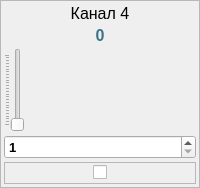
                 <widget class="QFrame" name="frPwr4">
                  <property name="minimumSize">
                   <size>
                    <width>80</width>
                    <height>0</height>
                   </size>
                  </property>
                  <property name="frameShape">
                   <enum>QFrame::StyledPanel</enum>
                  </property>
                  <property name="frameShadow">
                   <enum>QFrame::Raised</enum>
                  </property>
                  <layout class="QVBoxLayout" name="verticalLayout_9">
                   <property name="spacing">
                    <number>3</number>
                   </property>
                   <property name="leftMargin">
                    <number>3</number>
                   </property>
                   <property name="topMargin">
                    <number>3</number>
                   </property>
                   <property name="rightMargin">
                    <number>3</number>
                   </property>
                   <property name="bottomMargin">
                    <number>3</number>
                   </property>
                   <item>
                    <widget class="QLabel" name="lblTitlePwr4">
                     <property name="font">
                      <font>
                       <pointsize>12</pointsize>
                      </font>
                     </property>
                     <property name="text">
                      <string>Канал 4</string>
                     </property>
                     <property name="alignment">
                      <set>Qt::AlignCenter</set>
                     </property>
                    </widget>
                   </item>
                   <item>
                    <widget class="QLabel" name="lblValuePwr4">
                     <property name="palette">
                      <palette>
                       <active>
                        <colorrole role="WindowText">
                         <brush brushstyle="SolidPattern">
                          <color alpha="255">
                           <red>60</red>
                           <green>115</green>
                           <blue>138</blue>
                          </color>
                         </brush>
                        </colorrole>
                        <colorrole role="Text">
                         <brush brushstyle="SolidPattern">
                          <color alpha="255">
                           <red>10</red>
                           <green>121</green>
                           <blue>131</blue>
                          </color>
                         </brush>
                        </colorrole>
                       </active>
                       <inactive>
                        <colorrole role="WindowText">
                         <brush brushstyle="SolidPattern">
                          <color alpha="255">
                           <red>60</red>
                           <green>115</green>
                           <blue>138</blue>
                          </color>
                         </brush>
                        </colorrole>
                        <colorrole role="Text">
                         <brush brushstyle="SolidPattern">
                          <color alpha="255">
                           <red>10</red>
                           <green>121</green>
                           <blue>131</blue>
                          </color>
                         </brush>
                        </colorrole>
                       </inactive>
                       <disabled>
                        <colorrole role="WindowText">
                         <brush brushstyle="SolidPattern">
                          <color alpha="255">
                           <red>120</red>
                           <green>120</green>
                           <blue>120</blue>
                          </color>
                         </brush>
                        </colorrole>
                        <colorrole role="Text">
                         <brush brushstyle="SolidPattern">
                          <color alpha="255">
                           <red>120</red>
                           <green>120</green>
                           <blue>120</blue>
                          </color>
                         </brush>
                        </colorrole>
                       </disabled>
                      </palette>
                     </property>
                     <property name="font">
                      <font>
                       <pointsize>12</pointsize>
                       <weight>75</weight>
                       <bold>true</bold>
                      </font>
                     </property>
                     <property name="text">
                      <string>0</string>
                     </property>
                     <property name="alignment">
                      <set>Qt::AlignCenter</set>
                     </property>
                    </widget>
                   </item>
                   <item>
                    <widget class="QSlider" name="sldPwr4">
                     <property name="minimum">
                      <number>1</number>
                     </property>
                     <property name="maximum">
                      <number>250</number>
                     </property>
                     <property name="orientation">
                      <enum>Qt::Vertical</enum>
                     </property>
                     <property name="tickPosition">
                      <enum>QSlider::TicksAbove</enum>
                     </property>
                     <property name="tickInterval">
                      <number>10</number>
                     </property>
                    </widget>
                   </item>
                   <item>
                    <widget class="QSpinBox" name="edValuePwr4">
                     <property name="font">
                      <font>
                       <pointsize>10</pointsize>
                       <weight>75</weight>
                       <bold>true</bold>
                      </font>
                     </property>
                     <property name="minimum">
                      <number>1</number>
                     </property>
                     <property name="maximum">
                      <number>250</number>
                     </property>
                     <property name="singleStep">
                      <number>10</number>
                     </property>
                    </widget>
                   </item>
                   <item>
                    <widget class="QFrame" name="frCbPwr4">
                     <property name="frameShape">
                      <enum>QFrame::StyledPanel</enum>
                     </property>
                     <property name="frameShadow">
                      <enum>QFrame::Raised</enum>
                     </property>
                     <layout class="QHBoxLayout" name="horizontalLayout_10">
                      <property name="spacing">
                       <number>0</number>
                      </property>
                      <property name="leftMargin">
                       <number>0</number>
                      </property>
                      <property name="topMargin">
                       <number>0</number>
                      </property>
                      <property name="rightMargin">
                       <number>0</number>
                      </property>
                      <property name="bottomMargin">
                       <number>0</number>
                      </property>
                      <item>
                       <spacer name="horizontalSpacer_5">
                        <property name="orientation">
                         <enum>Qt::Horizontal</enum>
                        </property>
                        <property name="sizeHint" stdset="0">
                         <size>
                          <width>40</width>
                          <height>20</height>
                         </size>
                        </property>
                       </spacer>
                      </item>
                      <item>
                       <widget class="QCheckBox" name="cbPwr4">
                        <property name="text">
                         <string/>
                        </property>
                       </widget>
                      </item>
                      <item>
                       <spacer name="horizontalSpacer_7">
                        <property name="orientation">
                         <enum>Qt::Horizontal</enum>
                        </property>
                        <property name="sizeHint" stdset="0">
                         <size>
                          <width>26</width>
                          <height>20</height>
                         </size>
                        </property>
                       </spacer>
                      </item>
                     </layout>
                    </widget>
                   </item>
                  </layout>
                 </widget>
